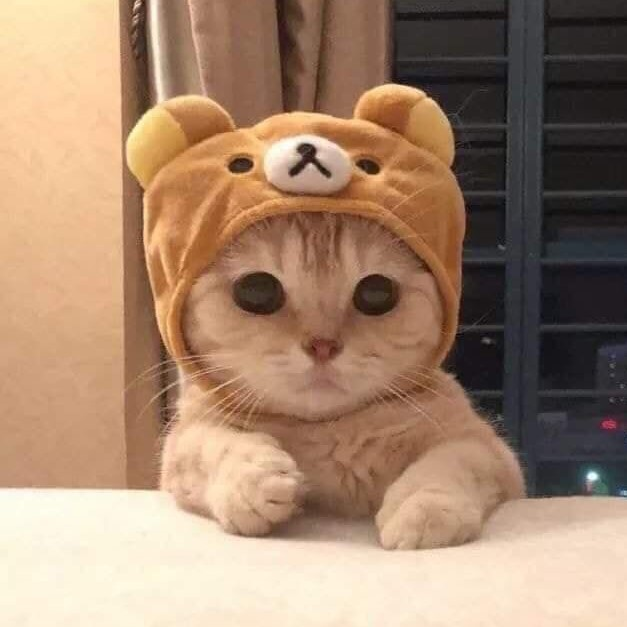
#> input picture starter/cat.jpg, 627 x 627 px
$ python convolutions.py --image cat.jpg
#> lines starting #> are read from the running program, lines starting #| are printed output that depends on the picture
from skimage.exposure import rescale_intensity
import numpy as np
import argparse
import cv2


def conv(image, kernel):
    (iH, iW) = image.shape[:2]
    (kH, kW) = kernel.shape[:2]

    padX = (kW - 1) // 2
    padY = (kH - 1) // 2

    image = cv2.copyMakeBorder(image, padY, padY, padX, padX,
                               cv2.BORDER_REPLICATE)

    output = np.zeros((iH, iW), dtype="float32")

    for y in np.arange(padY, iH + padY):
        for x in np.arange(padX, iW + padX):
            roi = image[y - padY:y + padY + 1, x - padX:x + padX + 1]
            conv = (roi * kernel).sum()
            output[y - padY, x - padX] = conv

    output = rescale_intensity(output, in_range=(0, 255))
    output = (output * 255).astype("uint8")

    return output


ap = argparse.ArgumentParser()
ap.add_argument("-i", "--image", required=True,
                help="path to the input image")
args = vars(ap.parse_args())


smallBlur = np.ones((7, 7), dtype="float") * (1.0 / (7 * 7))
largeBlur = np.ones((21, 21), dtype="float") * (1.0 / (21 * 21))

sharpen = np.array((
    [0, -1, 0],
    [-1, 5, -1],
    [0, -1, 0]
), dtype="int")

laplacian = np.array((
    [0, 1, 0],
    [1, -4, 1],
    [0, 1, 0]
), dtype="int")

sobelX = np.array((
    [-1, 0, 1],
    [-2, 0, 2],
    [-1, 0, 1]
), dtype="int")

sobelY = np.array((
    [-1, -2, -1],
    [0, 0, 0],
    [1, 2, 1]
), dtype="int")

emboss = np.array((
    [-2, -1, 0],
    [-1, 1, 1],
    [0, 1, 2]
), dtype="int")

kernelBank = (
    ("small_blur", smallBlur),
    ("large_blur", largeBlur),
    ("sharpen", sharpen),
    ("laplacian", laplacian),
    ("sobel_x", sobelX),
    ("sobel_y", sobelY),
    ("emboss", emboss))


image = cv2.imread(args["image"])
#> image is the input picture: shape (627, 627, 3); mean B, G, R 109.9, 133.5, 163.4
gray = cv2.cvtColor(image, cv2.COLOR_BGR2GRAY)
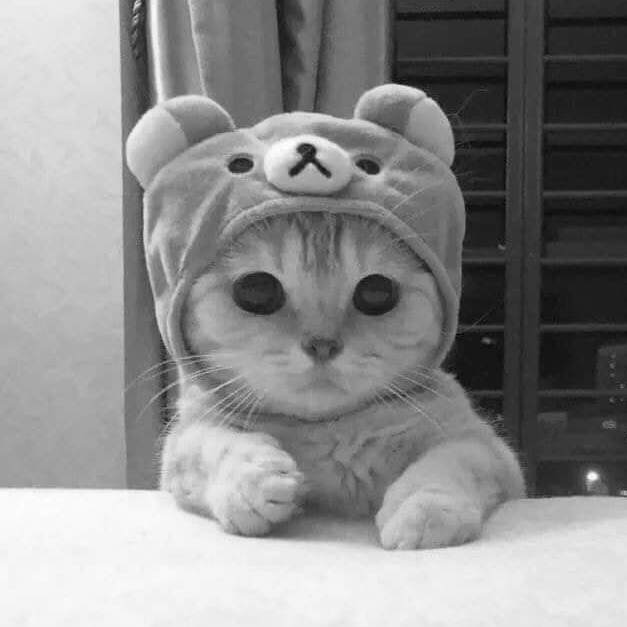
#> gray: shape (627, 627); min 5, max 254, mean 139.7

for (name, kernel) in kernelBank:
    print("[INFO] applying {} kernel".format(name))
    convOutput = conv(gray, kernel)
    opencvOutput = cv2.filter2D(gray, -1, kernel)

    cv2.imshow("Original", gray)
    cv2.imshow("{} - convole".format(name), convOutput)
    cv2.imshow("{} - opencv".format(name), opencvOutput)
    cv2.waitKey(0)
    cv2.destroyAllWindows()
#> this loop made 7 passes
#> pass 1, in conv, `image = cv2.copyMakeBorder(image, padY, padY, padX, padX, cv2.BORDER_R..`:
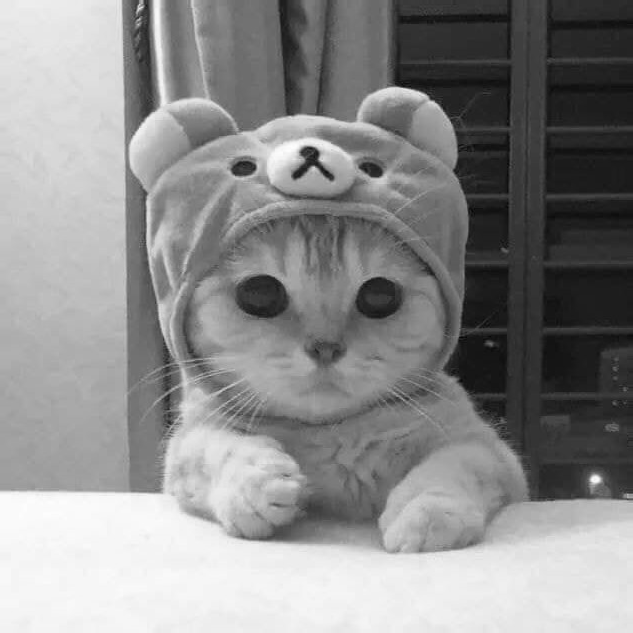
#> image: shape (633, 633); min 5, max 254, mean 140.1
#> pass 2, in conv (call 2), `image = cv2.copyMakeBorder(image, padY, padY, padX, padX, cv2.BORDER_R..`:
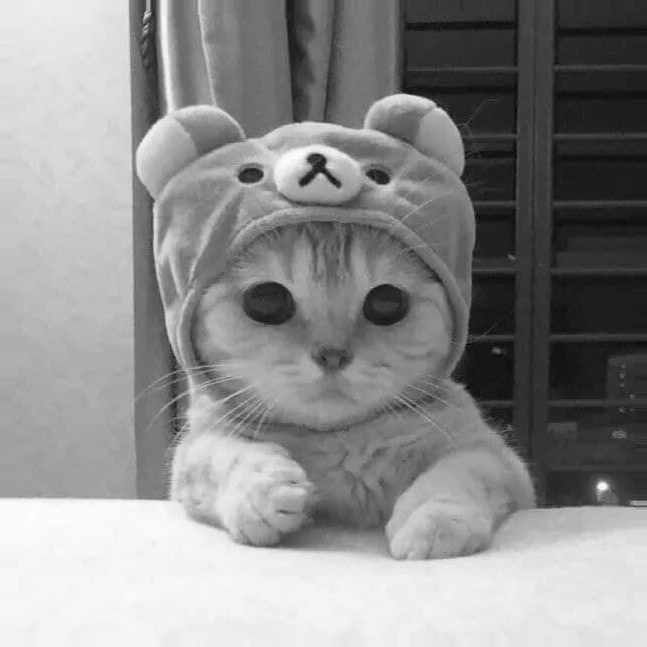
#> image: shape (647, 647); min 5, max 254, mean 140.9
